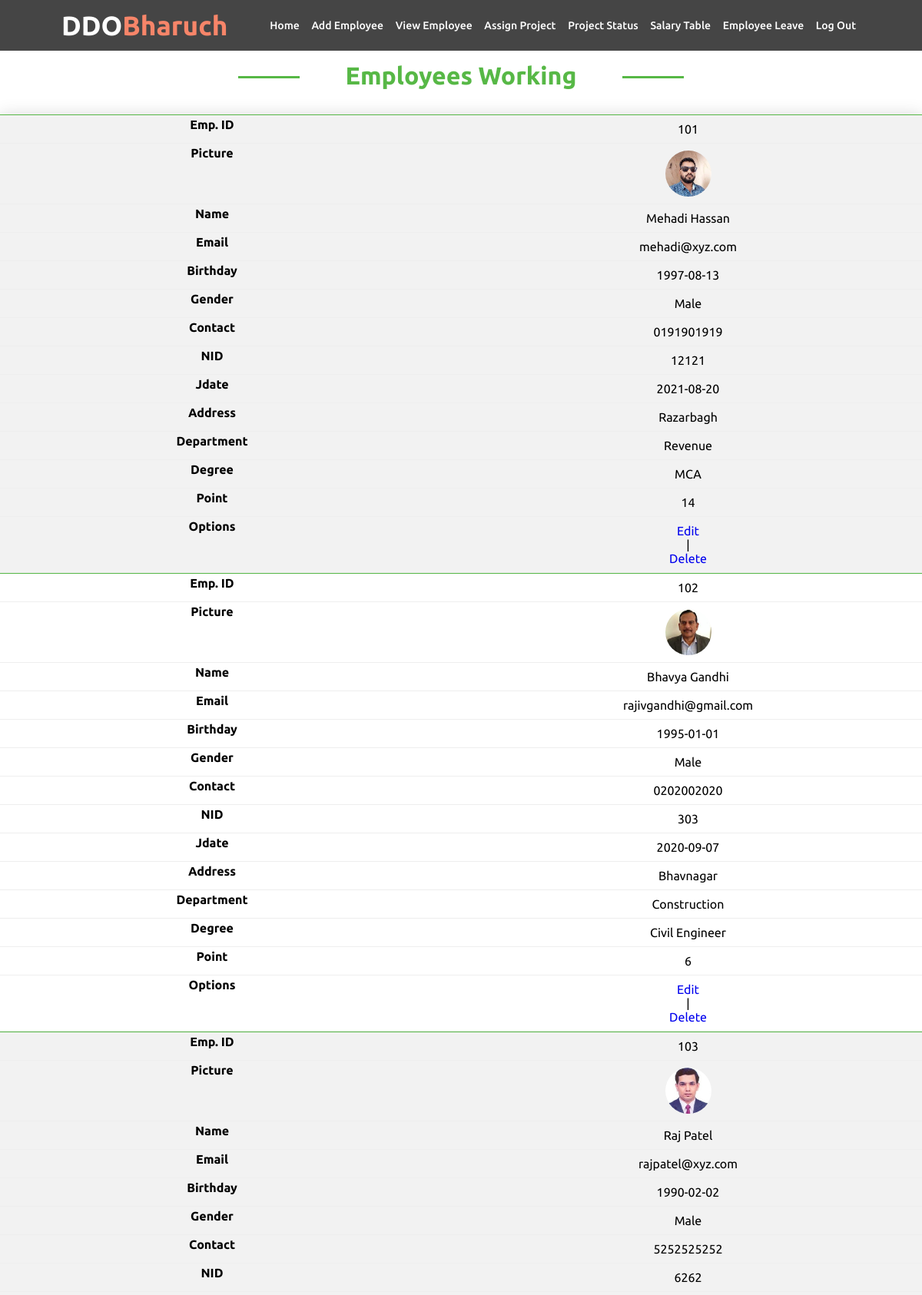
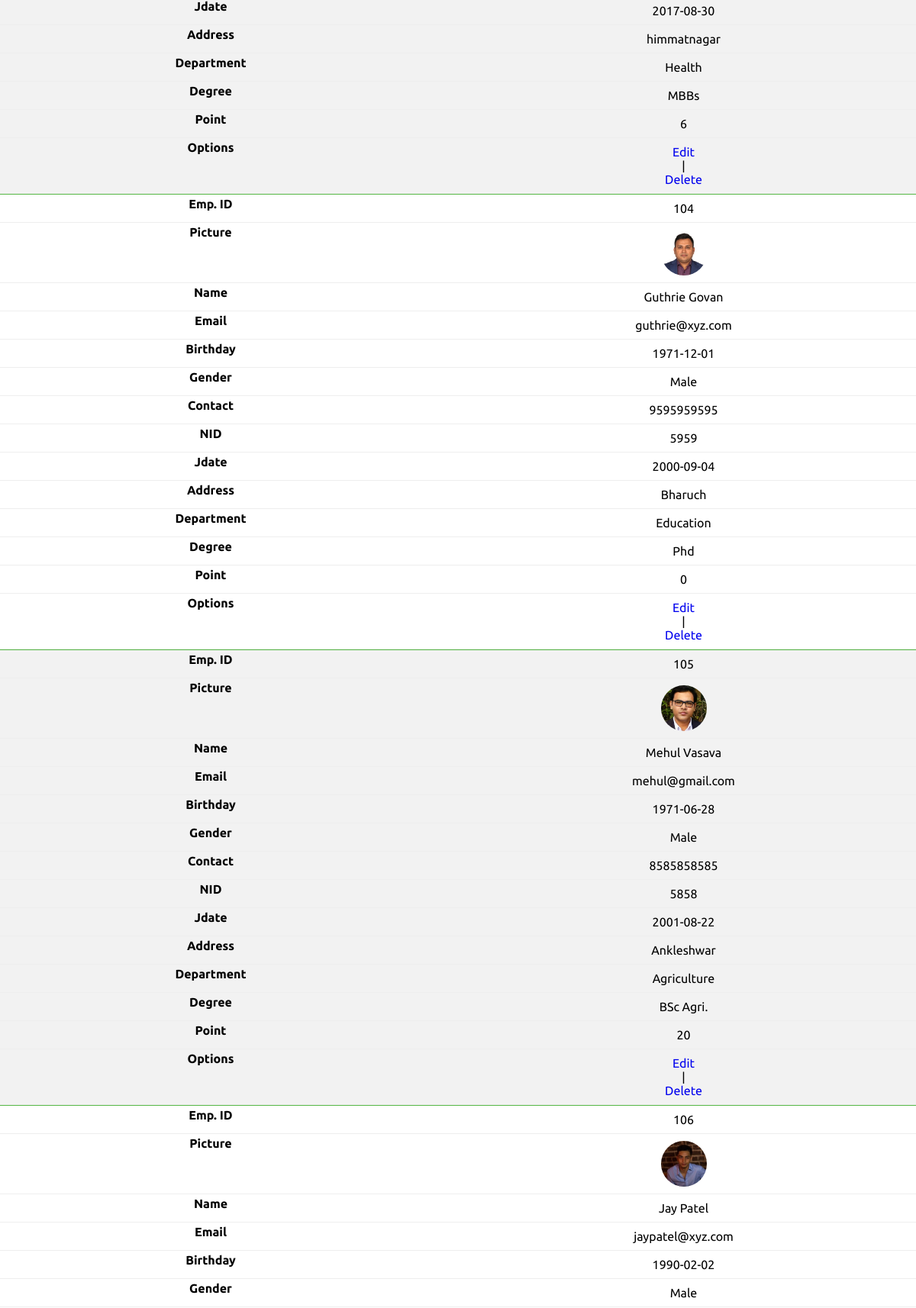
The app's page /viewemp.php (upper part) with its own data (2 pictures, top to bottom).
### tables this page shows
CREATE TABLE `rank` (
  `eid` int(11) NOT NULL,
  `points` int(11) NOT NULL DEFAULT 0
);

CREATE TABLE `employee` (
  `id` int(11) NOT NULL,
  `firstName` varchar(100) NOT NULL,
  `lastName` varchar(100) NOT NULL,
  `email` varchar(100) NOT NULL,
  `password` text NOT NULL,
  `birthday` date NOT NULL,
  `gender` varchar(10) NOT NULL,
  `contact` varchar(20) NOT NULL,
  `nid` int(20) NOT NULL,
  `Jdate` date DEFAULT NULL,
  `address` varchar(100) DEFAULT NULL,
  `dept` varchar(100) NOT NULL,
  `degree` varchar(100) NOT NULL,
  `pic` text NOT NULL
);

### viewemp.php (the view, shortened to what this page needs)
<?php
include('nav3.php');
require_once('process/dbh.php');
$sql = "SELECT * from `employee` , `rank` WHERE employee.id = rank.eid";
$result = mysqli_query($conn, $sql);
?>
<!DOCTYPE html>
<html lang="en">
<head>
    <link rel="stylesheet" type="text/css" href="css/styleview.css">
</head>
<body>
    <h2>Employees Working</h2>
    <table class="viewemp-table">
        <tr>
        </tr>
        <?php
        while ($employee = mysqli_fetch_assoc($result)) {
            echo "<tr>";
            echo "<td>" . $employee['id'] . "</td>";
            echo "<td><img src='process/" . $employee['pic'] . "' height = 60px width = 60px></td>";
            echo "<td>" . $employee['firstName'] . " " . $employee['lastName'] . "</td>";
            echo "<td>" . $employee['email'] . "</td>";
            echo "<td>" . $employee['birthday'] . "</td>";
            echo "<td>" . $employee['gender'] . "</td>";
            echo "<td>" . $employee['contact'] . "</td>";
            echo "<td>" . $employee['nid'] . "</td>";
            echo "<td>" . $employee['Jdate'] . "</td>";
            echo "<td>" . $employee['address'] . "</td>";
            echo "<td>" . $employee['dept'] . "</td>";
            echo "<td>" . $employee['degree'] . "</td>";
            echo "<td>" . $employee['points'] . "</td>";
            echo "<td><a href=\"edit.php?id=$employee[id]\">Edit</a> | <a href=\"delete.php?id=$employee[id]\" onClick=\"return confirm('Are you sure you want to delete?')\">Delete</a></td>";
        }
        ?>
    </table>
    <br>
    <br>
    <br>
</body>
</html>

### nav3.php (shortened to what this page needs)
<!DOCTYPE html>
<html lang="en">
<head>
    <link rel="stylesheet" href="css/nav.css">
</head>
<body>
    <nav class="navbar">
        <div class="max-width">
            <div class="logo"><a href="index.html">DDO<span>Bharuch</span></a></div>
            <ul class="menu">
                <li><a class="menu-btn" href="aloginwel.php">Home</a></li>
                <li><a class="menu-btn" href="addemp.php">Add Employee</a></li>
                <li><a class="menu-btn" href="viewemp.php">View Employee</a></li>
                <li><a class="menu-btn" href="assign.php">Assign Project</a></li>
                <li><a class="menu-btn" href="assignproject.php">Project Status</a></li>
                <li><a class="menu-btn" href="salaryemp.php">Salary Table</a></li>
                <li><a class="menu-btn" href="empleave.php">Employee Leave</a></li>
                <li><a class="menu-btn" href="alogin.php">Log Out</a></li>
            </ul>
        </div>
    </nav>
</body>
</html>

### css/nav.css (style rules this page uses)
* { margin: 0; padding: 0; box-sizing: border-box; text-decoration: none; background-size: cover; background-position: center; }
body { font-family: "Ubuntu", sans-serif; }
html { scroll-behavior: smooth; }
.max-width { max-width: 100%; padding: 0 80px; margin: auto; }
.navbar { position: fixed; top: 0; width: 100%; z-index: 999; padding: 10px 0; font-family: "Ubuntu", sans-serif; transition: all 0.4s ease; background-color: rgb(69, 69, 69); }
.navbar .max-width { display: flex; align-items: center; justify-content: space-between; }
.navbar .logo a { color: white; font-family: "Ubuntu", sans-serif; font-size: 35px; font-weight: 600; }
.navbar .logo a span { color: #f78569; }
.navbar .menu li { list-style: none; display: inline-block; }
.navbar .menu li a { display: block; color: white; font-size: 18px; font-weight: 500; margin-left: 25px; transition: all 0.4s ease; }
.menu-btn { color: white; font-size: 23px; cursor: pointer; display: none; }

### nav3.php (style rules this page uses)
@media (max-width: 1450px) { .navbar .menu li a { display: inline-block; margin: 20px 10px; font-size: 16px; } }
@media (max-width: 1325px) { .navbar .menu li a { margin: 15px 6px; font-size: 14px; } }

### records on screen
rank: eid "101", eid.pic (picture), eid.firstName "Mehadi", eid.lastName "Hassan", eid.email "mehadi@xyz.com", eid.birthday "1997-08-13", eid.gender "Male", eid.contact "0191901919", eid.nid "12121", eid.Jdate "2021-08-20", eid.address "Razarbagh", eid.dept "Revenue", eid.degree "MCA", points "14"
rank: eid "102", eid.pic (picture), eid.firstName "Bhavya", eid.lastName "Gandhi", eid.email "rajivgandhi@gmail.com", eid.birthday "1995-01-01", eid.gender "Male", eid.contact "0202002020", eid.nid "303", eid.Jdate "2020-09-07", eid.address "Bhavnagar", eid.dept "Construction", eid.degree "Civil Engineer", points "6"
rank: eid "103", eid.pic (picture), eid.firstName "Raj", eid.lastName "Patel", eid.email "rajpatel@xyz.com", eid.birthday "1990-02-02", eid.gender "Male", eid.contact "5252525252", eid.nid "6262", eid.Jdate "2017-08-30", eid.address "himmatnagar", eid.dept "Health", eid.degree "MBBs", points "6"
rank: eid "104", eid.pic (picture), eid.firstName "Guthrie", eid.lastName "Govan", eid.email "guthrie@xyz.com", eid.birthday "1971-12-01", eid.gender "Male", eid.contact "9595959595", eid.nid "5959", eid.Jdate "2000-09-04", eid.address "Bharuch", eid.dept "Education", eid.degree "Phd", points "0"
rank: eid "105", eid.pic (picture), eid.firstName "Mehul", eid.lastName "Vasava", eid.email "mehul@gmail.com", eid.birthday "1971-06-28", eid.gender "Male", eid.contact "8585858585", eid.nid "5858", eid.Jdate "2001-08-22", eid.address "Ankleshwar", eid.dept "Agriculture", eid.degree "BSc Agri.", points "20"
rank: eid "106", eid.pic (picture), eid.firstName "Jay", eid.lastName "Patel", eid.email "jaypatel@xyz.com", eid.birthday "1990-02-02", eid.gender "Male"
